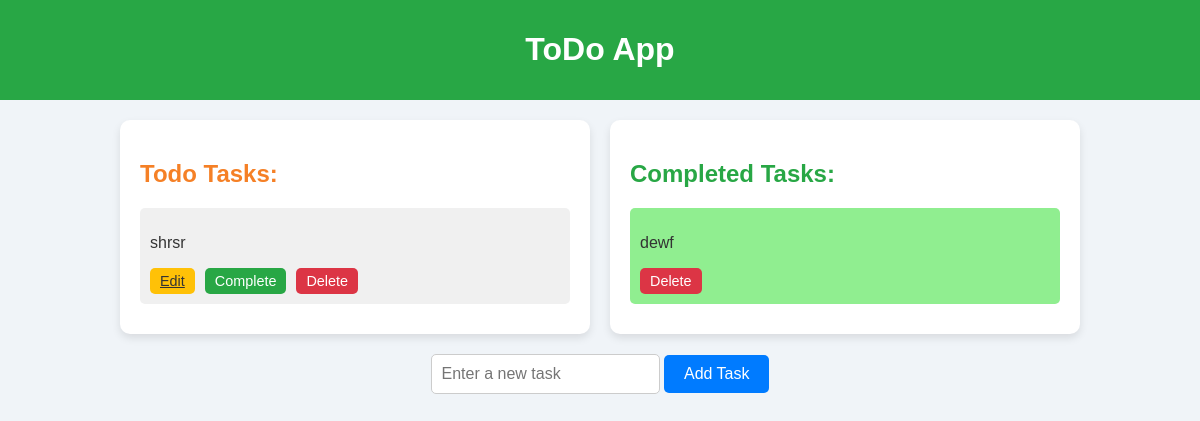
Before: / with the older database file.
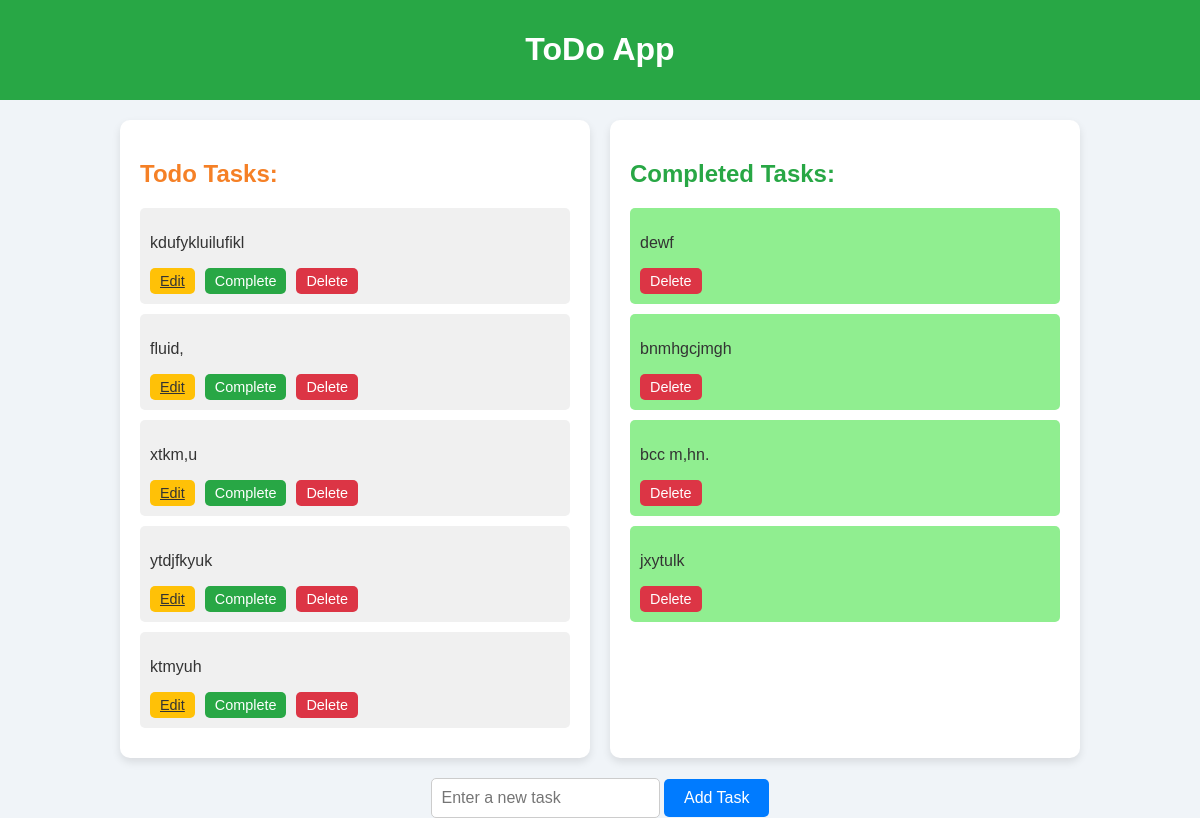
After: the same page with the newer database file.
### todoapp1/models.py (models this page shows, shortened)
class Todo(models.Model):
    title = models.CharField(max_length=200)
    completed = models.BooleanField(default=False)
    created_at = models.DateTimeField(auto_now_add=True)

### todoapp1/views.py (the view)
# urls.py: path('', views.todo_list_view, name='todo_list'),
def todo_list_view(request):
    todos = Todo.objects.filter(completed=False)
    completed_todos = Todo.objects.filter(completed=True)
    return render(request, 'todo_list.html', {'todos': todos, 'completed_todos': completed_todos})

### todoapp1/templates/todo_list.html (shortened to what this page needs)
<!DOCTYPE html>
<html lang="en">
<head>
</head>
<body>
    <div class="app-heading">
        <h1>ToDo App</h1>
    </div>
    <div class="todos-container">
        <div class="todos">
            <h2>Todo Tasks:</h2>
            {% for todo in todos %}
            <div class="todo">
                <p class="todo-title">{{ todo.title }}</p>
                <div class="actions">
                    <a href="{% url 'edit_todo' todo.id %}" class="edit-btn">Edit</a>
                    <form action="{% url 'complete_todo' todo.id %}" method="post" style="display: inline;">
                        <button class="complete-btn" type="submit">Complete</button>
                    </form>
                    <form action="{% url 'delete_todo' todo.id %}" method="post" style="display: inline;">
                        <button class="delete-btn" type="submit">Delete</button>
                    </form>
                </div>
            </div>
            {% endfor %}
        </div>
        <div class="completed-todos">
            <h2>Completed Tasks:</h2>
            {% for todo in completed_todos %}
            <div class="completed">
                <p class="completed-title">{{ todo.title }}</p>
                <div class="actions">
                    <form action="{% url 'delete_todo' todo.id %}" method="post" style="display: inline;">
                        <button class="delete-btn" type="submit">Delete</button>
                    </form>
                </div>
            </div>
            {% endfor %}
        </div>
    </div>
    <form class="add-todo-form" method="post" action="{% url 'add_todo' %}">
        <input type="text" name="title" placeholder="Enter a new task">
        <button type="submit">Add Task</button>
    </form>
</body>
</html>

### todoapp1/templates/todo_list.html (style rules this page uses)
body { font-family: Arial, sans-serif; background-color: #f0f4f8; margin: 0; padding: 0; }
.app-heading { background-color: #28a745; color: white; text-align: center; padding: 10px 0; margin-bottom: 20px; }
.todos-container { display: flex; justify-content: space-between; width: 80%; max-width: 1000px; margin: 20px auto; }
.todos, .completed-todos { flex: 1; background-color: #ffffff; padding: 20px; border-radius: 10px; box-shadow: 0 4px 8px rgba(0, 0, 0, 0.1); }
.todos { margin-right: 10px; }
.completed-todos { margin-left: 10px; }
.todo { background-color: #f0f0f0; padding: 10px; margin-bottom: 10px; border-radius: 5px; }
.completed { background-color: lightgreen; padding: 10px; margin-bottom: 10px; border-radius: 5px; }
.todo-title, .completed-title { color: #333; }
.actions { display: flex; gap: 10px; }
.actions button, .actions a { padding: 5px 10px; font-size: 0.9em; border: none; border-radius: 5px; cursor: pointer; transition: background-color 0.3s; }
.actions .edit-btn { background-color: #ffc107; color: #333; }
.actions .complete-btn { background-color: #28a745; color: white; }
.actions .delete-btn { background-color: #dc3545; color: white; }
.add-todo-form { margin-top: 20px; text-align: center; }
.add-todo-form input[type="text"] { padding: 10px; border: 1px solid #ccc; border-radius: 5px; font-size: 1em; }
.add-todo-form button[type="submit"] { padding: 10px 20px; font-size: 1em; background-color: #007bff; color: white; border: none; border-radius: 5px; cursor: pointer; transition: background-color 0.3s; }
.todos h2 { color: #f58026; }
.completed-todos h2 { color: #28a745; }

Changed rows visible on the page:
removed Todo: title "shrsr", shown under "Todo Tasks:"
added Todo: title "kdufykluilufikl", shown under "Todo Tasks:"
added Todo: title "fluid,", shown under "Todo Tasks:"
added Todo: title "xtkm,u", shown under "Todo Tasks:"
added Todo: title "ytdjfkyuk", shown under "Todo Tasks:"
added Todo: title "ktmyuh", shown under "Todo Tasks:"
added Todo: title "bnmhgcjmgh", shown under "Completed Tasks:"
added Todo: title "bcc m,hn.", shown under "Completed Tasks:"
added Todo: title "jxytulk", shown under "Completed Tasks:"
